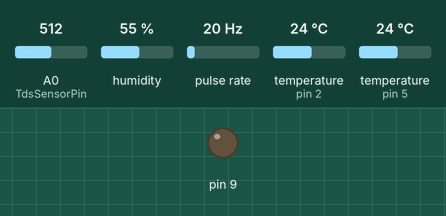
Simulated run of this program. Board: Arduino Nano, built with avr-gcc and run on an emulated ATmega328P. On the bench: output pins drawn as LEDs (lit = HIGH). Wiring (inferred from the names in the program): DHT11 sensor: data pin 5; pulse sensor: data pin 3. The inputs (shaded band) are chosen by the test bench; at power-on: A0 (TdsSensorPin) = 512, humidity 55 %, pulse rate 20 Hz, temperature (sensors on pin 2, pin 5) 24 °C. EEPROM starts erased; what the program prints to the serial monitor is not drawn.

Above: at 15.7 s.
At 38.9 s:
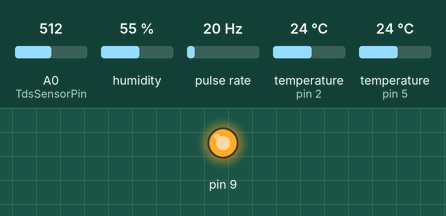
Timing chart, 0 to 60.3 s (numbered marks = the images above):
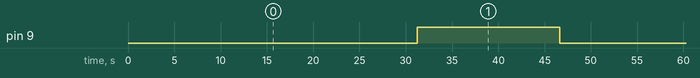

The program:

main.cpp
```cpp
//*************thu-vien***********************
#include <Arduino.h>
#include "GravityTDS.h"
#include <EEPROM.h>
#include <DallasTemperature.h>
#include <OneWire.h>
#include "DHT.h"
#include "Relayer.h"
//********************************************

//**********KHAI BAO MACRO********************
#define TdsSensorPin A0
#define TempSensorPin PD2
#define DHTPIN PD5
#define DHTTYPE DHT22
#define WATER_SENSOR 3
#define MOTOR_1 9
//********************************************

//**********KHAI BAO BIEN ********************

OneWire oneWire(TempSensorPin);
DallasTemperature tempSensor(&oneWire);

GravityTDS gravityTds;

DHT dht(DHTPIN, DHTTYPE);
Relayer motor1(MOTOR_1);

volatile int flow_frequency; // DO SO XUNG TU CAM BIEN LUU LUONG
unsigned int l_hour;         // LUU GIA TRI LUU LUONG
float temperature = 25, tdsValue = 0, dhtTemp, dhtHum;

unsigned long cloopTime1000;  // CAP NHAT GIA TRI SAU 1S
unsigned long cloopTime200;   // CAP NHAT GIA TRI SAU 200MS
bool interruptUpdate = false; // BIEN CO NGAT SAU 1 MS
bool triggerTime = true;      // true : 6h - 20h  ** false : 20h - 6h

//*****HAM XU LY NGAT************
void flow()
{
    flow_frequency++;
}
//*******************************

void setup()
{
    Serial.begin(115200);
    gravityTds.setPin(TdsSensorPin);
    gravityTds.setAref(5.0);      //reference voltage on ADC, default 5.0V on Arduino UNO
    gravityTds.setAdcRange(1024); //1024 for 10bit ADC;4096 for 12bit ADC
    gravityTds.begin();
    tempSensor.begin();
    dht.begin();
    pinMode(WATER_SENSOR, INPUT_PULLUP);
    attachInterrupt(1, flow, RISING);       // THIET LAP NGAT CHO KENH 1-PD3
    motor1.setSchedule(4 * 1000, 8 * 1000); // GIA TRI MAC DINH DE BAT TAT MOTOR 15MIN-30MIN
    dhtTemp = dht.readTemperature();        // DOC GIA TRI NHIET DO CHO LAN CHAY DAU TIEN CUA MOTOR
    sei();                                  // Enable interrupts
    cloopTime1000 = millis();
    cloopTime200 = cloopTime1000;
    OCR0A = 0xAF;
    TIMSK0 |= _BV(OCIE0A);
}

SIGNAL(TIMER0_COMPA_vect)
{
    interruptUpdate = true;
}

void loop()
{

    if (interruptUpdate)
    {
        if (triggerTime)
        {
            if (dhtTemp > 28)
                motor1.setSchedule(15 * 1000, 30 * 1000);
            else
                motor1.setSchedule(15 * 1000, 45 * 1000);
        }
        else
            motor1.setSchedule(15 * 1000, 2 * 60 * 1000);

        motor1.Update();

        //	Every second, calculate and print litres/hour
        if ((millis() - cloopTime1000) > 1000)
        {
            cloopTime1000 = millis(); // Updates cloopTime
            // Pulse frequency (Hz) = 7.5Q, Q is flow rate in L/min.
            l_hour = (flow_frequency * 60 / 7.5); // (Pulse frequency x 60 min) / 7.5Q = flowrate in L/hour
            flow_frequency = 0;                   // Reset Counter
                                                  //Serial.print(l_hour, DEC); // Print litres/hour
                                                  //Serial.println(" L/hour");
        }

        if ((millis() - cloopTime200) > 200)
        {
            cloopTime200 = millis();
            tempSensor.requestTemperatures(); //add your temperature sensor and read it
            temperature = tempSensor.getTempCByIndex(0);
            gravityTds.setTemperature(temperature); // set the temperature and execute temperature compensation
            tdsValue = gravityTds.getAverageValue(10);
            dhtTemp = dht.readTemperature();
            dhtHum = dht.readHumidity();

            Serial.print((int)tdsValue, DEC);
            Serial.print(",");
            Serial.print((int)temperature, DEC);
            Serial.print(",");
            Serial.print((int)dhtTemp, DEC);
            Serial.print(","); // note that a comma is sent after the last field
            Serial.print((int)dhtHum, DEC);
            Serial.print(","); // note that a comma is sent after the last field
            Serial.print((int)motor1.getState(), DEC);
            Serial.print(","); // note that a comma is sent after the last field
            Serial.print("E"); // send a cr/lf
        }
        interruptUpdate = false;
    }

    if (Serial.available())
    {
        char ch = Serial.read();
        if (ch == 'Y')
            triggerTime = true;
        else if (ch == 'N')
            triggerTime = false;
    }
}
```

DHT.cpp
```cpp
// (licence header left out)
#include "DHT.h"

DHT::DHT(uint8_t pin, uint8_t type) {
  _pin = pin;
  _type = type;
  firstreading = true;
}

void DHT::begin(void) {
  // set up the pins!
  pinMode(_pin, INPUT);
  digitalWrite(_pin, HIGH);
  _lastreadtime = 0;
}

//boolean S == Scale.  True == Farenheit; False == Celcius
float DHT::readTemperature(bool S) {
  float f;

  if (read()) {
    switch (_type) {
    case DHT11:
      f = data[2];
      if(S)
      	f = convertCtoF(f);

      return f;
    case DHT22:
    case DHT21:
      f = data[2] & 0x7F;
      f *= 256;
      f += data[3];
      f /= 10;
      if (data[2] & 0x80)
	f *= -1;
      if(S)
	f = convertCtoF(f);

      return f;
    }
  }
  Serial.print("Read fail");
  return NAN;
}

float DHT::convertCtoF(float c) {
	return c * 9 / 5 + 32;
}

float DHT::readHumidity(void) {
  float f;
  if (read()) {
    switch (_type) {
    case DHT11:
      f = data[0];
      return f;
    case DHT22:
    case DHT21:
      f = data[0];
      f *= 256;
      f += data[1];
      f /= 10;
      return f;
    }
  }
  Serial.print("Read fail");
  return NAN;
}


boolean DHT::read(void) {
  uint8_t laststate = HIGH;
  uint8_t counter = 0;
  uint8_t j = 0, i;
  unsigned long currenttime;

  // pull the pin high and wait 250 milliseconds
  digitalWrite(_pin, HIGH);
  delay(250);

  currenttime = millis();
  if (currenttime < _lastreadtime) {
    // ie there was a rollover
    _lastreadtime = 0;
  }
  if (!firstreading && ((currenttime - _lastreadtime) < 2000)) {
    return true; // return last correct measurement
    //delay(2000 - (currenttime - _lastreadtime));
  }
  firstreading = false;
  /*
    Serial.print("Currtime: "); Serial.print(currenttime);
    Serial.print(" Lasttime: "); Serial.print(_lastreadtime);
  */
  _lastreadtime = millis();

  data[0] = data[1] = data[2] = data[3] = data[4] = 0;

  // now pull it low for ~20 milliseconds
  pinMode(_pin, OUTPUT);
  digitalWrite(_pin, LOW);
  delay(20);
  cli();
  digitalWrite(_pin, HIGH);
  delayMicroseconds(40);
  pinMode(_pin, INPUT);

  // read in timings
  for ( i=0; i< MAXTIMINGS; i++) {
    counter = 0;
    while (digitalRead(_pin) == laststate) {
      counter++;
      delayMicroseconds(1);
      if (counter == 255) {
        break;
      }
    }
    laststate = digitalRead(_pin);

    if (counter == 255) break;

    // ignore first 3 transitions
    if ((i >= 4) && (i%2 == 0)) {
      // shove each bit into the storage bytes
      data[j/8] <<= 1;
      if (counter > 6)
        data[j/8] |= 1;
      j++;
    }

  }

  sei();

  /*
  Serial.println(j, DEC);
  Serial.print(data[0], HEX); Serial.print(", ");
  Serial.print(data[1], HEX); Serial.print(", ");
  Serial.print(data[2], HEX); Serial.print(", ");
  Serial.print(data[3], HEX); Serial.print(", ");
  Serial.print(data[4], HEX); Serial.print(" =? ");
  Serial.println(data[0] + data[1] + data[2] + data[3], HEX);
  */

  // check we read 40 bits and that the checksum matches
  if ((j >= 40) &&
      (data[4] == ((data[0] + data[1] + data[2] + data[3]) & 0xFF)) ) {
    return true;
  }


  return false;

}
```

DHT.h
```cpp
#if ARDUINO >= 100
 #include "Arduino.h"
#else
 #include "WProgram.h"
#endif

/* DHT library

MIT license
written by Adafruit Industries
*/

// how many timing transitions we need to keep track of. 2 * number bits + extra
#define MAXTIMINGS 85

#define DHT11 11
#define DHT22 22
#define DHT21 21
#define AM2301 21

class DHT {
 private:
  uint8_t data[6];
  uint8_t _pin, _type;
  boolean read(void);
  unsigned long _lastreadtime;
  boolean firstreading;

 public:
  DHT(uint8_t pin, uint8_t type);
  void begin(void);
  float readTemperature(bool S=false);
  float convertCtoF(float);
  float readHumidity(void);

};
```

GravityTDS.cpp
```cpp
// (licence header left out)
#include <EEPROM.h>
#include "GravityTDS.h"

#define EEPROM_write(address, p) {int i = 0; byte *pp = (byte*)&(p);for(; i < sizeof(p); i++) EEPROM.write(address+i, pp[i]);}
#define EEPROM_read(address, p)  {int i = 0; byte *pp = (byte*)&(p);for(; i < sizeof(p); i++) pp[i]=EEPROM.read(address+i);}

GravityTDS::GravityTDS()
{
    this->pin = A1;
    this->temperature = 25.0;
    this->aref = 5.0;
    this->adcRange = 1024.0;
    this->kValueAddress = 8;
    this->kValue = 1.0;
}

GravityTDS::~GravityTDS()
{
}

void GravityTDS::setPin(int pin)
{
	this->pin = pin;
}

void GravityTDS::setTemperature(float temp)
{
	this->temperature = temp;
}

void GravityTDS::setAref(float value)
{
	this->aref = value;
}

void GravityTDS::setAdcRange(float range)
{
      this->adcRange = range;
}

void GravityTDS::setKvalueAddress(int address)
{
      this->kValueAddress = address;
}

void GravityTDS::begin()
{
	pinMode(this->pin,INPUT);
	readKValues();
}

float GravityTDS::getKvalue()
{
	return this->kValue;
}

void GravityTDS::update()
{
	this->analogValue = analogRead(this->pin);
	this->voltage = this->analogValue/this->adcRange*this->aref;
	this->ecValue=(133.42*this->voltage*this->voltage*this->voltage - 255.86*this->voltage*this->voltage + 857.39*this->voltage)*this->kValue;
	this->ecValue25  =  this->ecValue / (1.0+0.02*(this->temperature-25.0));  //temperature compensation
	this->tdsValue = ecValue25 * TdsFactor;
	if(cmdSerialDataAvailable() > 0)
        {
            ecCalibration(cmdParse());  // if received serial cmd from the serial monitor, enter into the calibration mode
        }
}

// lay gia tri trung binh sau n lan
float GravityTDS::getAverageValue(byte times)
{
    float sum = 0;
    for (byte i = 0; i < times; i++) {
        this->analogValue = analogRead(this->pin);
        this->voltage = this->analogValue/this->adcRange*this->aref;
        this->ecValue=(133.42*this->voltage*this->voltage*this->voltage - 255.86*this->voltage*this->voltage + 857.39*this->voltage)*this->kValue;
        this->ecValue25  =  this->ecValue / (1.0+0.02*(this->temperature-25.0));  //temperature compensation
        this->tdsValue = ecValue25 * TdsFactor;
        sum += tdsValue;
        if(cmdSerialDataAvailable() > 0)
            {
                ecCalibration(cmdParse());  // if received serial cmd from the serial monitor, enter into the calibration mode
            }
    }
    return sum/times;

}

float GravityTDS::getTdsValue()
{
	return tdsValue;
}

float GravityTDS::getEcValue()
{
      return ecValue25;
}


void GravityTDS::readKValues()
{
    EEPROM_read(this->kValueAddress, this->kValue);
    if(EEPROM.read(this->kValueAddress)==0xFF && EEPROM.read(this->kValueAddress+1)==0xFF && EEPROM.read(this->kValueAddress+2)==0xFF && EEPROM.read(this->kValueAddress+3)==0xFF)
    {
      this->kValue = 1.0;   // default value: K = 1.0
      EEPROM_write(this->kValueAddress, this->kValue);
    }
}

boolean GravityTDS::cmdSerialDataAvailable()
{
  char cmdReceivedChar;
  static unsigned long cmdReceivedTimeOut = millis();
  while (Serial.available()>0)
  {
    if (millis() - cmdReceivedTimeOut > 500U)
    {
      cmdReceivedBufferIndex = 0;
      memset(cmdReceivedBuffer,0,(ReceivedBufferLength+1));
    }
    cmdReceivedTimeOut = millis();
    cmdReceivedChar = Serial.read();
    if (cmdReceivedChar == '\n' || cmdReceivedBufferIndex==ReceivedBufferLength){
		cmdReceivedBufferIndex = 0;
		strupr(cmdReceivedBuffer);
		return true;
    }else{
      cmdReceivedBuffer[cmdReceivedBufferIndex] = cmdReceivedChar;
      cmdReceivedBufferIndex++;
    }
  }
  return false;
}

byte GravityTDS::cmdParse()
{
  byte modeIndex = 0;
  if(strstr(cmdReceivedBuffer, "ENTER") != NULL)
      modeIndex = 1;
  else if(strstr(cmdReceivedBuffer, "EXIT") != NULL)
      modeIndex = 3;
  else if(strstr(cmdReceivedBuffer, "CAL:") != NULL)
      modeIndex = 2;
  return modeIndex;
}

void GravityTDS::ecCalibration(byte mode)
{
    char *cmdReceivedBufferPtr;
    static boolean ecCalibrationFinish = 0;
    static boolean enterCalibrationFlag = 0;
    float KValueTemp,rawECsolution;
    switch(mode)
    {
      case 0:
      if(enterCalibrationFlag)
         Serial.println(F("Command Error"));
      break;

      case 1:
      enterCalibrationFlag = 1;
      ecCalibrationFinish = 0;
      Serial.println();
      Serial.println(F(">>>Enter Calibration Mode<<<"));
      Serial.println(F(">>>Please put the probe into the standard buffer solution<<<"));
      Serial.println();
      break;

      case 2:
      cmdReceivedBufferPtr=strstr(cmdReceivedBuffer, "CAL:");
      cmdReceivedBufferPtr+=strlen("CAL:");
      rawECsolution = strtod(cmdReceivedBufferPtr,NULL)/(float)(TdsFactor);
      rawECsolution = rawECsolution*(1.0+0.02*(temperature-25.0));
      if(enterCalibrationFlag)
      {
         // Serial.print("rawECsolution:");
         // Serial.print(rawECsolution);
         // Serial.print("  ecvalue:");
         // Serial.println(ecValue);
          KValueTemp = rawECsolution/(133.42*voltage*voltage*voltage - 255.86*voltage*voltage + 857.39*voltage);  //calibrate in the  buffer solution, such as 707ppm(1413us/cm)@25^c
          if((rawECsolution>0) && (rawECsolution<2000) && (KValueTemp>0.25) && (KValueTemp<4.0))
          {
              Serial.println();
              Serial.print(F(">>>Confrim Successful,K:"));
              Serial.print(KValueTemp);
              Serial.println(F(", Send EXIT to Save and Exit<<<"));
              kValue =  KValueTemp;
              ecCalibrationFinish = 1;
          }
          else{
            Serial.println();
            Serial.println(F(">>>Confirm Failed,Try Again<<<"));
            Serial.println();
            ecCalibrationFinish = 0;
          }
      }
      break;

        case 3:
        if(enterCalibrationFlag)
        {
            Serial.println();
            if(ecCalibrationFinish)
            {
               EEPROM_write(kValueAddress, kValue);
               Serial.print(F(">>>Calibration Successful,K Value Saved"));
            }
            else Serial.print(F(">>>Calibration Failed"));
            Serial.println(F(",Exit Calibration Mode<<<"));
            Serial.println();
            ecCalibrationFinish = 0;
            enterCalibrationFlag = 0;
        }
        break;
    }
}

void GravityTDS::setCalib(float ppm)
{
    float KValueTemp;
    float rawECsolution;
    this->analogValue = analogRead(this->pin);
    this->voltage = this->analogValue/this->adcRange*this->aref;
    rawECsolution = ppm  /(float)(TdsFactor);
    rawECsolution = rawECsolution*(1.0+0.02*(temperature-25.0));
    KValueTemp = rawECsolution/(133.42*voltage*voltage*voltage - 255.86*voltage*voltage + 857.39*voltage);  //calibrate in the  buffer solution, such as 707ppm(1413us/cm)@25^c
    if((rawECsolution>0) && (rawECsolution<2000) && (KValueTemp>0.25) && (KValueTemp<4.0))
    {
        kValue =  KValueTemp;
        EEPROM_write(kValueAddress, kValue);
        Serial.println();
        Serial.print(KValueTemp);
        Serial.print(F(">>>Calibration Successful,K Value Saved"));
    }
}
```

GravityTDS.h
```cpp
// (licence header left out)
#ifndef GRAVITY_TDS_H
#define GRAVITY_TDS_H

#include "Arduino.h"

#define ReceivedBufferLength 15
#define TdsFactor 0.5  // tds = ec / 2

class GravityTDS
{
public:
    GravityTDS();
    ~GravityTDS();

    void begin();  //initialization
    void update(); //read and calculate
    void setPin(int pin);
    void setTemperature(float temp);  //set the temperature and execute temperature compensation
    void setAref(float value);  //reference voltage on ADC, default 5.0V on Arduino UNO
    void setAdcRange(float range);  //1024 for 10bit ADC;4096 for 12bit ADC
    void setKvalueAddress(int address); //set the EEPROM address to store the k value,default address:0x08
    float getKvalue();
    float getTdsValue();
    float getEcValue();
    float getAverageValue(byte times);
    void setCalib(float ppm);

private:
    int pin;
    float aref;  // default 5.0V on Arduino UNO
    float adcRange;
    float temperature;
    int kValueAddress;     //the address of the K value stored in the EEPROM
    char cmdReceivedBuffer[ReceivedBufferLength+1];   // store the serial cmd from the serial monitor
    byte cmdReceivedBufferIndex;

    float kValue;      // k value of the probe,you can calibrate in buffer solution ,such as 706.5ppm(1413us/cm)@25^C
    float analogValue;
    float voltage;
    float ecValue; //before temperature compensation
    float ecValue25; //after temperature compensation
    float tdsValue;

    void readKValues();
    boolean cmdSerialDataAvailable();
    byte cmdParse();
    void ecCalibration(byte mode);
};

#endif
```

Relayer.cpp
```cpp
#include"Relayer.h"
#include<Arduino.h>

Relayer::~Relayer()
{
}

Relayer::Relayer(int pin)
{
	ledPin = pin;
	pinMode(ledPin, OUTPUT);

	ledState = LOW;
	previousMillis = 0;
}

void Relayer::setSchedule( unsigned long on, unsigned long off){
    this->OnTime = on;
    this->OffTime = off;
}

bool Relayer::getState(){
    return digitalRead(this->ledPin);
}

void Relayer::Update(){
    // check to see if it's time to change the state of the LED
    unsigned long currentMillis = millis();

    if((ledState == HIGH) && (currentMillis - previousMillis >= OnTime))
    {
        ledState = LOW;  // Turn it off
      previousMillis = currentMillis;  // Remember the time
      digitalWrite(ledPin, ledState);  // Update the actual LED
    }
    else if ((ledState == LOW) && (currentMillis - previousMillis >= OffTime))
    {
      ledState = HIGH;  // turn it on
      previousMillis = currentMillis;   // Remember the time
      digitalWrite(ledPin, ledState);	  // Update the actual LED
    }
}
```

Relayer.h
```cpp
#ifndef RELAYER_H
#define RELAYER_H

#include "Arduino.h"

class Relayer
{
public:
    Relayer(int pin);
    ~Relayer();

    void Update();
    bool getState();
    void setSchedule( unsigned long on, unsigned long off);

private:
   // Class Member Variables
	// These are initialized at startup
	int ledPin;      // the number of the LED pin
	unsigned long OnTime;     // milliseconds of on-time
	unsigned long OffTime;    // milliseconds of off-time

	// These maintain the current state
	int ledState;             		// ledState used to set the LED
	unsigned long previousMillis;  	// will store last time LED was updated

  // Constructor - creates a Flasher
  // and initializes the member variables and state
};

#endif
```

Measured:
- by itself, pin 9: alternates HIGH for 15.4 s and LOW for 30.8 s
